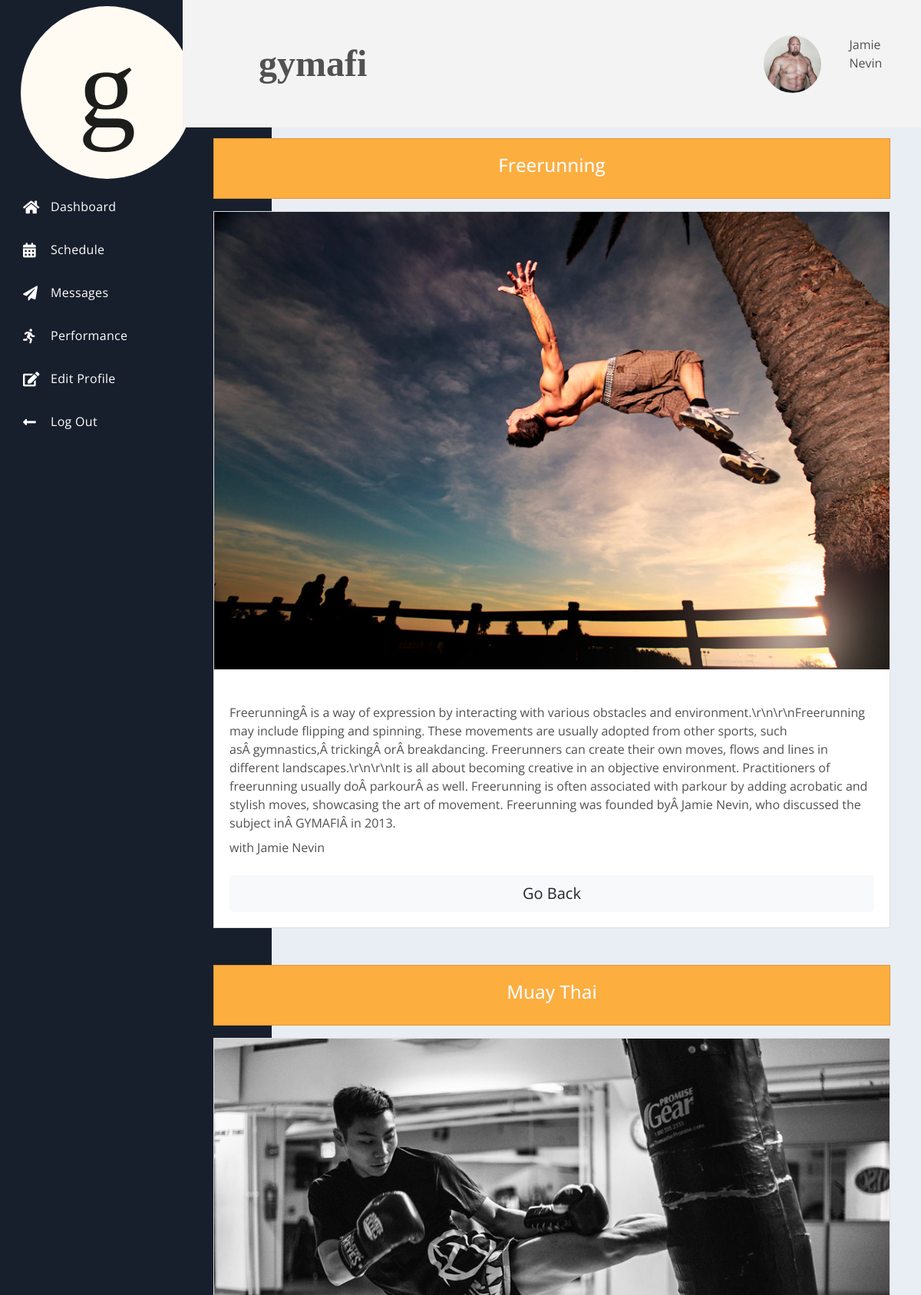
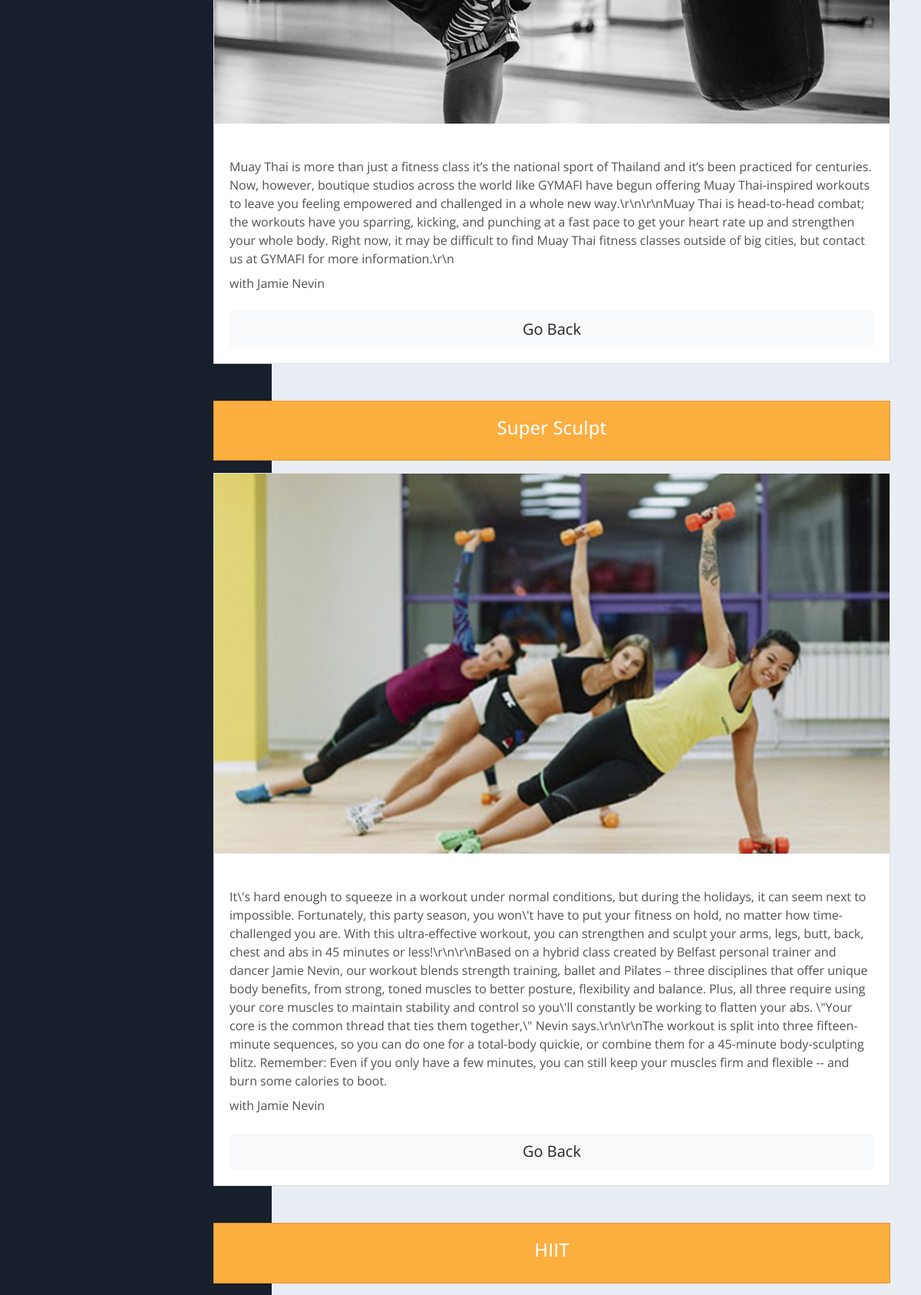
The page /classeslist.php (signed in, upper part) on the database its author committed (2 pictures, top to bottom).
### tables this page shows
CREATE TABLE `profile_img` (
  `img_id` int(11) NOT NULL,
  `img_path` varchar(200) NOT NULL DEFAULT '/gymafi/profileimg/placeholderimg.jpeg'
);

CREATE TABLE `users` (
  `id` int(11) NOT NULL,
  `username` varchar(100) DEFAULT NULL,
  `first_name` varchar(200) DEFAULT NULL,
  `last_name` varchar(200) DEFAULT NULL,
  `postcode` varchar(200) DEFAULT NULL,
  `house_number` varchar(255) DEFAULT NULL,
  `phone_number` varchar(14) DEFAULT NULL,
  `email` varchar(100) NOT NULL,
  `pword` varchar(100) NOT NULL,
  `is_admin` int(1) DEFAULT 0,
  `ass_coach_id` int(11) DEFAULT 100,
  `user_status` int(11) NOT NULL DEFAULT 0,
  `date_created` datetime NOT NULL DEFAULT current_timestamp()
);

CREATE TABLE `classes` (
  `id` int(11) NOT NULL,
  `class_name` varchar(200) NOT NULL,
  `class_desc` varchar(1000) NOT NULL,
  `class_info` varchar(10000) NOT NULL,
  `img_path` varchar(100) NOT NULL,
  `coach_id` int(11) NOT NULL
);

### classeslist.php (the view, shortened to what this page needs)
<?php
    include('conn.php');
    if(!isset($_SESSION['keep_username'])) {
        header('location: index.php');
    } else {
        $id = $_SESSION['keep_id'];
    }
    $read = "SELECT * FROM users WHERE id = $id";
            $result = $conn->query($read);
            while($row = $result->fetch_assoc()) {
                $get_first_name = $row['first_name'];
                $get_last_name = $row['last_name'];
            }
?>
<!DOCTYPE html>
<html lang="en">
<head>
    <link rel="stylesheet" href="https://use.fontawesome.com/releases/v5.4.1/css/all.css">
    <link rel="stylesheet" href="/gymafi/css/spur.css">
    <link rel="stylesheet" href="css/demo.css"/>
    <link rel="stylesheet" href="css/theme3.css"/>
    <link rel="stylesheet" href="/gymafi/stylesheet.css">
</head>
<body>
    <div class="dash">
        <div class="dash-nav dash-nav-dark">
            <header>
                <a href="dash.php">
                    <img src="/gymafi/img/gymafi_logo_circle.svg"
                            width="75%" height="75%" class="d-inline-block align-top" alt="">
                </a>
            </header>
            <nav class="dash-nav-list">
                <a href="dash.php" class="dash-nav-item">
                    <i class="fas fa-home"></i> Dashboard </a>
                <a href="schedule.php" class="dash-nav-item">
                    <i class="fas fa-calendar-alt"></i> Schedule </a>
                <a href="messages.php" class="dash-nav-item">
                    <i class="fas fa-paper-plane"></i> Messages </a>
                <a href="performance.php" class="dash-nav-item">
                    <i class="fas fa-running"></i> Performance </a>
                <a href="profile.php" class="dash-nav-item">
                    <i class="fas fa-edit"></i> Edit Profile </a>
                <a href="#!" class="dash-nav-item" data-toggle="modal" data-target="#logoutmodal">
                    <i class="fas fa-long-arrow-alt-left"></i> Log Out </a>
            </nav>
        </div>
        <div class="dash-app">
            <header class="dash-toolbar">
                <div class="tools">
                    <div class="dropdown tools-item">
                    </div>
                </div>
                <div class="col">
                    <a class="navbar-brand font-weight-bold mytitle">gymafi</a>
                </div>
                <div class="row">
                    <?php
                        $img = "SELECT img_path FROM profile_img INNER JOIN users ON profile_img.img_id = users.id WHERE users.id = $id";
                        $displayimg = $conn->query($img);
                        $numrows = $displayimg->num_rows;
                        if ($numrows == 0) {
                            echo '<div class="col">
                                '.$get_first_name.' '.$get_last_name.'
                            </div>';
                        } else {
                            while($row=$displayimg->fetch_assoc()) {
                                $imgdata = $row['img_path'];
                            }
                            echo '
                                <div class="row">
                                    <div class="col">
                                        <a href="profile.php"><img class="myprofilepic" style="width:75px;height:75px;border-radius:50%" src="'.$imgdata.'"></a>
                                    </div>
                                    <div class="col">
                                        <p>'.$get_first_name.' '.$get_last_name.'</p>
                                    </div>
                                </div>
                            ';
                        }
                    ?>
                </div>
            </header>
            <main class="dash-content mt-5 pt-5">
                <div class="container">
                <?php
                    $read = "SELECT * FROM classes ORDER BY id DESC";
                    $result = $conn->query($read);
                    while($row=$result->fetch_assoc()) {
                        $get_class_name = $conn->real_escape_string($row['class_name']);
                        $get_class_info = $conn->real_escape_string($row['class_info']);
                        $get_class_img = $row['img_path'];
                        $get_coach_id = $row['coach_id'];
                        $coachread = "SELECT first_name, last_name FROM users WHERE id = $get_coach_id";
                        $coachresult = $conn->query($coachread);
                        while($row=$coachresult->fetch_assoc()) {
                            $coach_first_name = $conn->real_escape_string($row['first_name']);
                            $coach_last_name = $conn->real_escape_string($row['last_name']);
                        }
                        echo '
                            <div class="card text-center text-light mb-3 bg-warning">
                                <div class="card-body">
                                    <h4>'.$get_class_name.'</h4>
                                </div>
                            </div>
                            <div class="card w-100">
                                <img src="'.$get_class_img.'" class="img-fluid mb-4">
                                <div class="card-body">
                                    <p class="card-text mb-2">'.$get_class_info.'</p>
                                    <p class="card-text mb-4"><e>with '.$coach_first_name.' '.$coach_last_name.'</em></p>
                                    <a href="dash.php" class="btn btn-light btn-lg btn-block">Go Back</a>
                                </div>
                            </div>
                            <br><br>
                            ';
                    }
                ?>
                </div>
            </main>
        </div>
    </div>
</body>
</html>

### stylesheet.css (style rules this page uses)
html { font-family: -apple-system, BlinkMacSystemFont, 'Segoe UI', Roboto, Oxygen, Ubuntu, Cantarell, 'Open Sans', 'Helvetica Neue', sans-serif; }
.navbar-brand { padding: 0 15px; height: 150px; line-height: 150px; }
.mytitle { font-family: 'Times New Roman', Times, serif; font-size: 3em; }
.myprofilepic { object-fit: contain; }

### rows shown on the page
profile_img: img_path (picture)
users: first_name "Jamie", last_name "Nevin"
classes: class_name "Freerunning", img_path (picture), class_info "FreerunningÂ is a way of expression by interacting with various obstacles and environment.\\r\\n\\r\\nFreerunning may include flipping and spinning. These movements are usually adopted from other sports, such asÂ gymnastics,Â trickingÂ orÂ breakdancing. Freerunners can create their own moves, flows and lines in different landscapes.\\r\\n\\r\\nIt is all about becoming creative in an objective environment. Practitioners of freerunning usually doÂ parkourÂ as well. Freerunning is often associated with parkour by adding acrobatic and stylish moves, showcasing the art of movement. Freerunning was founded byÂ Jamie Nevin, who discussed the subject inÂ GYMAFIÂ in 2013.", users.first_name "Jamie", users.last_name "Nevin"
classes: class_name "Muay Thai", img_path (picture), class_info "Muay Thai is more than just a fitness class it’s the national sport of Thailand and it’s been practiced for centuries. Now, however, boutique studios across the world like GYMAFI have begun offering Muay Thai-inspired workouts to leave you feeling empowered and challenged in a whole new way.\\r\\n\\r\\nMuay Thai is head-to-head combat; the workouts have you sparring, kicking, and punching at a fast pace to get your heart rate up and strengthen your whole body. Right now, it may be difficult to find Muay Thai fitness classes outside of big cities, but contact us at GYMAFI for more information.\\r\\n", users.first_name "Jamie", users.last_name "Nevin"
classes: class_name "Super Sculpt", img_path (picture), class_info "It\\'s hard enough to squeeze in a workout under normal conditions, but during the holidays, it can seem next to impossible. Fortunately, this party season, you won\\'t have to put your fitness on hold, no matter how time-challenged you are. With this ultra-effective workout, you can strengthen and sculpt your arms, legs, butt, back, chest and abs in 45 minutes or less!\\r\\n\\r\\nBased on a hybrid class created by Belfast personal trainer and dancer Jamie Nevin, our workout blends strength training, ballet and Pilates – three disciplines that offer unique body benefits, from strong, toned muscles to better posture, flexibility and balance. Plus, all three require using your core muscles to…", users.first_name "Jamie", users.last_name "Nevin"
classes: class_name "HIIT"
